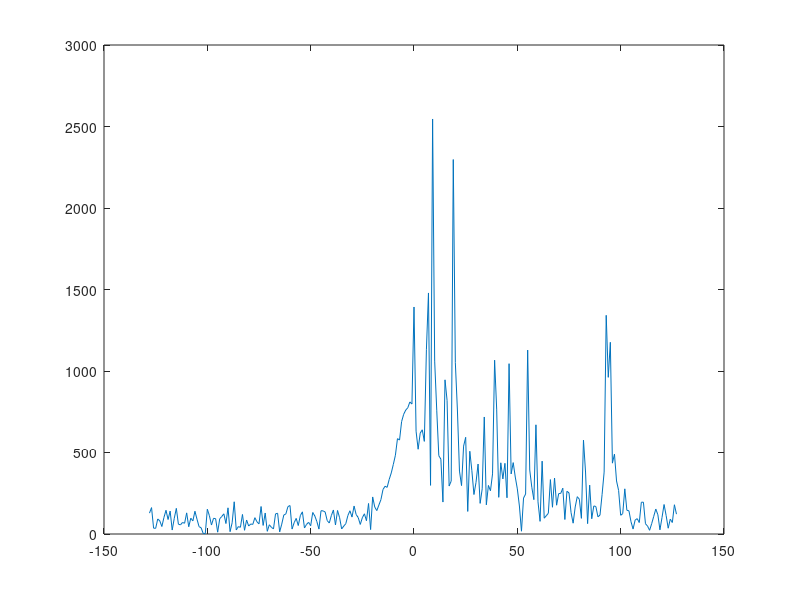
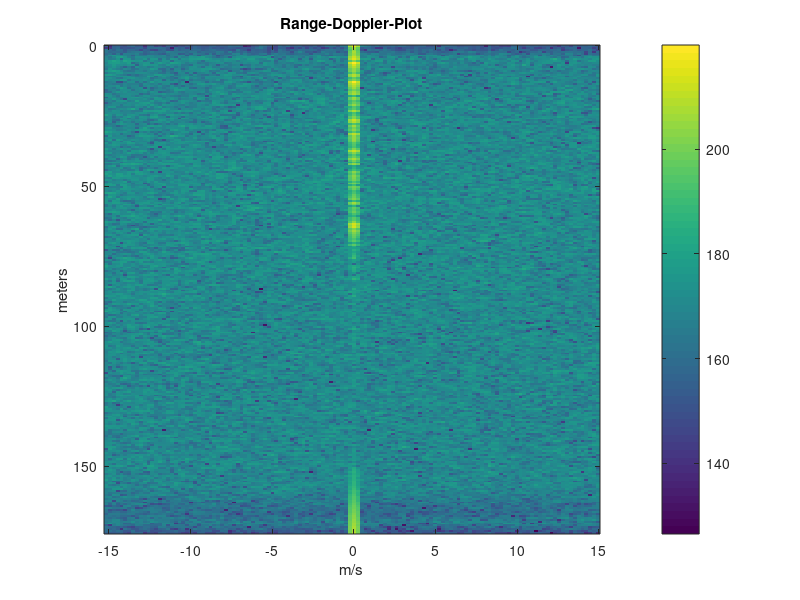

These charts were generated, in order, by the following MATLAB code:
%Changes:
% MA: Reinterpret radarcube as an multidimension array of complex numbers


clc
clearvars
close all

%load('MaRadarCubeRaw.mat')
load('MaRadarCubeRaw_OutsideWindow_22ndFloor.mat')
load('Mrr_2D_Window.mat')

fs=4652e3;

A=MaRadarCubeRaw;
numDopplerBins=128;
numRxAnt=4;
numChirpTypes=2;
numRangeBins=256;

B=reshape(A,[numDopplerBins,...    %d2
             numRxAnt,...          %d3
             numChirpTypes,...     %d4
             numRangeBins]);       %d5
         
%Get any 1DFFT             
d2=1; % chirp# could be any of the 128 chirps
d3=1;   % rxAnt#
d4=1;   % Fast=1, slow=2

for k=1:1:numRangeBins
    
    fCpx(k)=B(d2,d3,d4,k);
    
end


N=256;
x=(-(N/2):1:(N/2-1));             

plot(x,abs(fftshift(fCpx)))

%Get samples for all rangebins

d3=1; %Rx Ant#
d4=1; % Fast=1, Slow =2;
d5=5; % Rangebin#

SampleCtr=1;
for m=1:1:numRangeBins
    for k=1:1:numDopplerBins
        
        rfft(m,k)=B(k,d3,d4,m);
        
    end
end

% Perform doppler fft along each row
for m=1:numRangeBins,
    dfft(m,:) = fftshift(fft(rfft(m,:).*Mrr_Win2D));
end

MetersPerBin=0.681445313;
rangebins=(0:1:numRangeBins-1)*MetersPerBin;

MpsPerBin=0.237190451;
doppbins=(-(numDopplerBins/2):1:(numDopplerBins/2)-1)*MpsPerBin;

temp=abs(20*log10(dfft));
figure
image(doppbins,rangebins,temp,'CDataMapping','scaled')
colorbar
xlabel('m/s')
ylabel('meters')
title('Range-Doppler-Plot')

% 
% %Plot 2D spectrogram
% TwoDFft = fReal2D + 1i*fImag2D;
% w=128;
% nooverlap=0;
% nfft=128;
% %figure
% %spectrogram(TwoDFft,w,nooverlap,nfft,fs,'centered','yaxis');
% [s,f,t]=spectrogram(TwoDFft,w,nooverlap,nfft,fs,'centered','yaxis');
% 
% %plot Doppler FFT for rangebin 2
% x=(-numDopplerBins/2:1:(numDopplerBins/2)-1);
% figure
% plot(x,abs(s(:,2)))
% 
% %spectrogram(TwoDFft,w,nooverlap,nfft,fs,'centered','yaxis');
% %[s,f,t]=spectrogram(TwoDFft,w,nooverlap,nfft,fs);
% %spectrogram(TwoDFft,'yaxis')
% 
% 'CDataMapping','scaled')
% 
